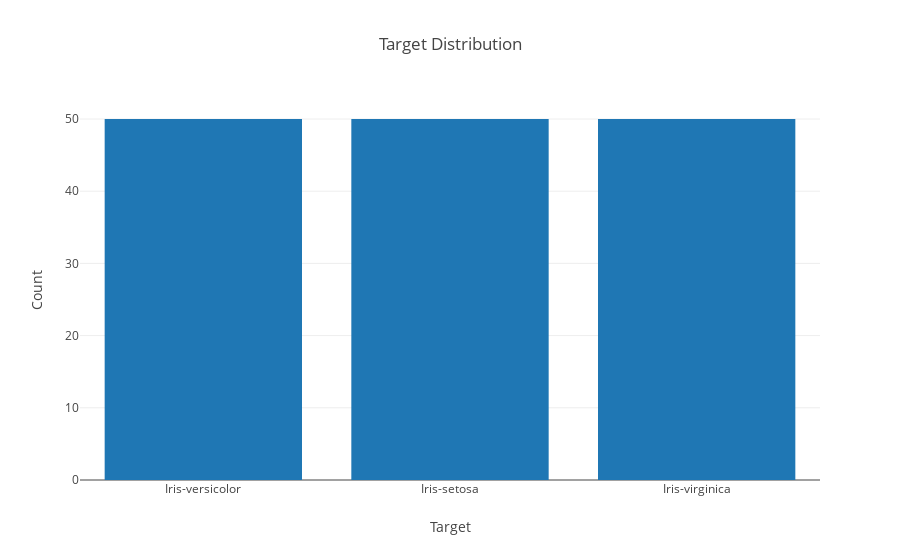

Here is the notebook cell this chart was saved with:
### Code cell
py.iplot({'data': data, 'layout': layout}, filename='Target Distribution')

### Figure 1 — Plotly figure (JSON) as saved in the notebook; plotly's stock layout.template omitted (floating-point values rounded to 4 significant figures)
{"data": [{"name": "Trace1", "type": "bar", "uid": "de72d9", "x": ["Iris-versicolor", "Iris-setosa", "Iris-virginica"], "y": [50, 50, 50]}], "layout": {"autosize": true, "barmode": "relative", "title": "Target Distribution", "xaxis": {"autorange": true, "range": [-0.5, 2.5], "title": "Target", "type": "category"}, "yaxis": {"autorange": true, "range": [0, 52.63], "title": "Count", "type": "linear"}}}
